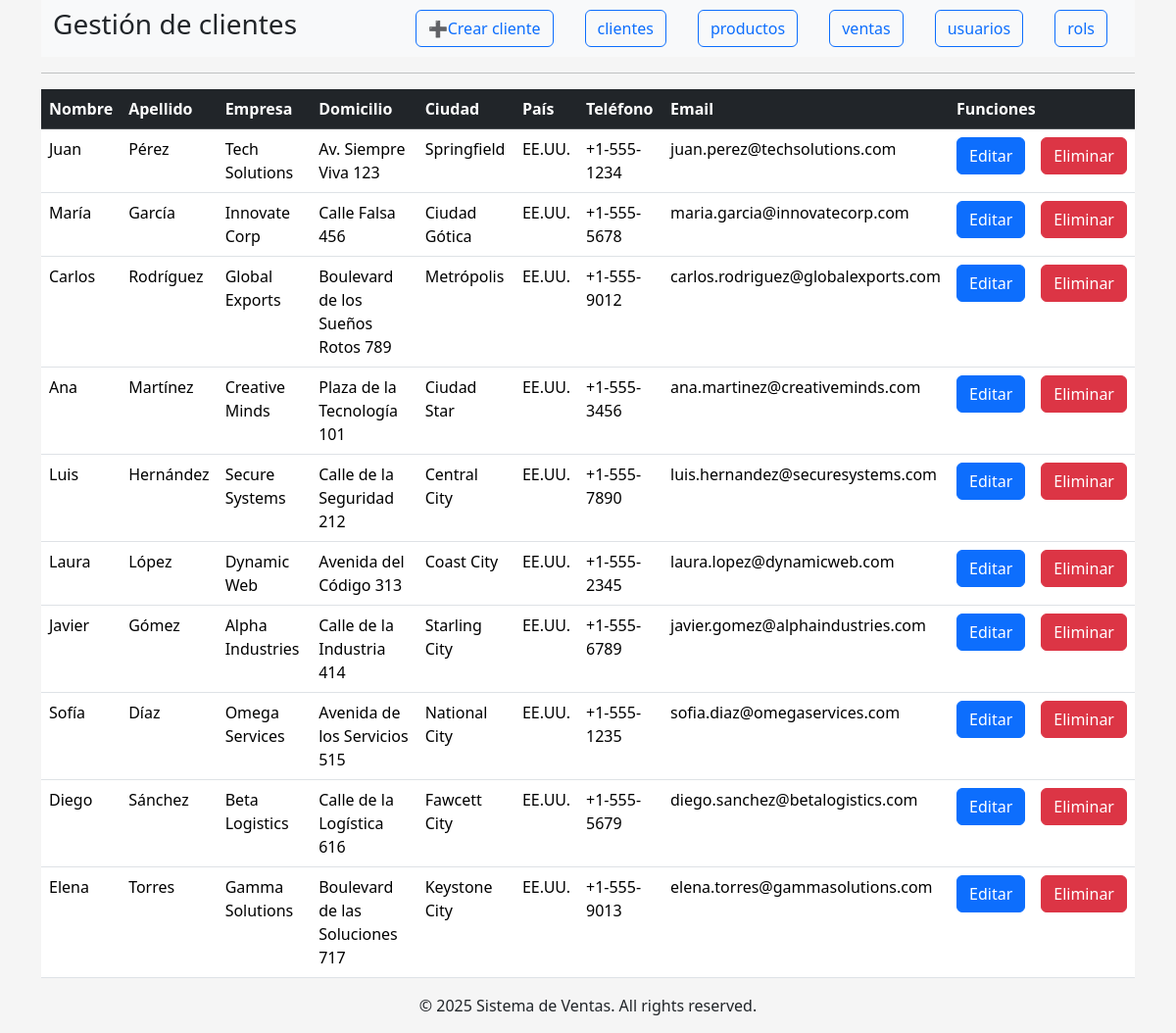
Before: / with the older database file.
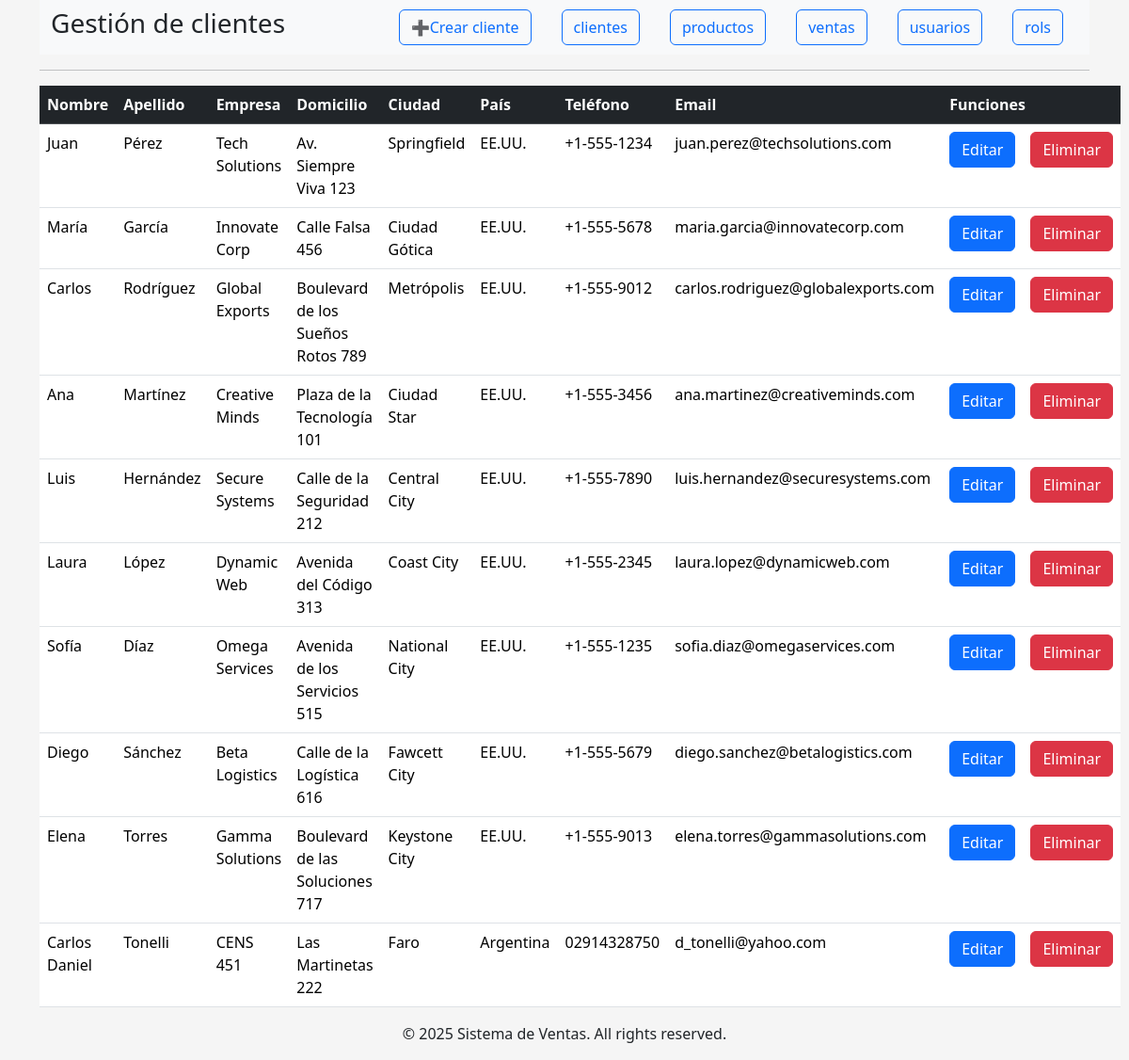
After: the same page with the newer database file.
### tables this page shows
CREATE TABLE `clientes` (
  `id` int(11) NOT NULL,
  `nombre` varchar(50) NOT NULL,
  `apellido` varchar(50) NOT NULL,
  `empresa` varchar(100) DEFAULT NULL,
  `domicilio` varchar(255) DEFAULT NULL,
  `ciudad` varchar(50) DEFAULT NULL,
  `pais` varchar(50) DEFAULT NULL,
  `telefono` varchar(20) DEFAULT NULL,
  `email` varchar(100) DEFAULT NULL
);

### index.php (called while the page is built, shortened)
<?php
require_once 'config/config.php';
$controller = new $controllerName();
$dataToView["data"] = array();
$dataToView["dataRel1"] = array();
if (method_exists($controller, $_GET["action"])) {
        $dataToView["data"] = $controller->{$_GET["action"]}();
        $campos = $controller->getCampos();
}
require_once 'view/template/header.php';
require_once 'view/' . $controller->view . '.php';
require_once 'view/template/footer.php';
?>

### config/config.php (called while the page is built, shortened)
<?php
$controllers=["cliente","producto","venta","usuario","rol"];
?>

### controller/cliente.php (called while the page is built, shortened)
<?php
require_once 'model/cliente.php';
class ClienteController{
	public $tablaObj;
	public function __construct() {
		$this->tablaObj = new Cliente();
	}
	public function list(){
		return $this->tablaObj->getTabla();
	}
	public function getCampos(){
		return $this->tablaObj->getCampos();
	}
}
?>

### model/cliente.php (called while the page is built, shortened)
<?php
require_once 'model/db.php';
class Cliente {
	private $tabla = 'clientes';
	private $conection;
	private $campos;
	public function __construct() {
		$this->campos= [
			"id"=>"ID",
			"nombre" => "Nombre",
			"apellido" => "Apellido",
			"empresa" => "Empresa",
			"domicilio" => "Domicilio",
			"ciudad" => "Ciudad",
			"pais" => "País",
			"telefono" => "Teléfono",
			"email" => "Email"
		];
	}
	public function getConection(){
		$dbObj = new Db();
		$this->conection = $dbObj->conection;
	}
	public function getTabla(){
		$sql = "SELECT * FROM ".$this->tabla;
		$stmt = $this->conection->prepare($sql);
		$stmt->execute();
		$resultado = $stmt->get_result();
		return $resultado->fetch_all(MYSQLI_ASSOC);
	}
	public function getCampos(){
		return $this->campos;
	}
}
?>

### model/db.php (called while the page is built, shortened)
<?php
require_once 'config/config.php';
class Db
{
    public function __construct()
    {
        $this->host = constant('DB_HOST');
        $this->db = constant('DB');
        $this->user = constant('DB_USER');
        $this->pass = constant('DB_PASS');
        try {
            $this->conection = new mysqli($this->host, $this->user, $this->pass, $this->db);
        }
        catch(Exception $e){
            die("Error al conectar con la Base de Datos. Inténtelo más tarde.");
        }
    }
}
?>

### view/listar.php (the view, shortened to what this page needs)
<table class="table">
	<thead class="table-dark">
		<tr>
			<?php
			foreach ($campos as $key => $encabezado) {
				if ($encabezado !== "" && $encabezado !== "ID" && $encabezado !== "Contraseña") {
					echo "<th>" . $encabezado . "</th>";
				}
			}
			?>
			<th colspan=" 2">Funciones</th>
		</tr>
	</thead>
	<tbody>
		<?php foreach ($dataToView["data"] as $tabla): ?>
			<tr>
				<?php
				foreach ($campos as $key => $encabezado) {
					if ($encabezado !== "" && $encabezado !== "ID" && $encabezado !== "Contraseña") {
						echo "<td>";
						if ($key == "id_cliente") {
							echo "(" . $tabla[$key] . ") " . $tabla["apellido"] . ", " . $tabla["nombre"];
						} else if ($key == "id_producto") {
							echo "(" . $tabla[$key] . ") " . $tabla["nombre"];
						} else if ($key == "id_rol") {
							echo "(" . $tabla[$key] . ") " . $tabla["rol"];
						} else {
							echo $tabla[$key];
						}
						echo "</td>";
					} elseif ($encabezado == "ID") {
						$id = $tabla[$key];
					}
				}
				?>
				<td>
					<a href="index.php?controller=<?= $_GET["controller"] ?>&action=edit&id=<?php echo $id; ?>" class="btn btn-primary">Editar</a>
				</td>
				<td>
					<a href="index.php?controller=<?= $_GET["controller"] ?>&action=confirmDelete&id=<?php echo $id; ?>" class="btn btn-danger">Eliminar</a>
				</td>
			</tr>
		<?php endforeach; ?>
	</tbody>
</table>

### view/template/header.php (shortened to what this page needs)
<!DOCTYPE html>
<html lang="es">
<head>
    <link href="https://cdn.jsdelivr.net/npm/bootstrap@5.3.2/dist/css/bootstrap.min.css" rel="stylesheet">
    <link href="view/template/estilos.css" rel="stylesheet">
</head>
<body>
    <div class="container">
        <nav class="navbar navbar-expand-lg navbar-light bg-light">
            <div class="container-fluid">
                <h3>Gestión de <?= $_GET["controller"] ?>s</h3>
                <div class="collapse navbar-collapse justify-content-end" id="navbarNav">
                    <ul class="navbar-nav">
                        <li class="nav-item mx-3">
                            <?php if ($_GET["action"] == "list") { ?>
                                <a href="index.php?controller=<?= $_GET["controller"] ?>&action=edit"
                                    class="btn btn-outline-primary">➕Crear <?= $_GET["controller"] ?></a>
                            <?php } else if ($_GET["controller"] !== "venta_detalle") {
                            ?> <a href="index.php?controller=<?= $_GET["controller"] ?>&action=list"
                                    class="btn btn-outline-primary">volver</a>
                                <?php
                            }
                            foreach ($controllers as $txtBoton) {
                                if ($_GET["controller"] != $txtBoton) {
                                ?>
                        </li>
                        <li class="nav-item mx-3">
                            <a href="index.php?controller=<?= $txtBoton ?>&action=list"
                                class="btn btn-outline-primary"><?= $txtBoton ?>s</a>
                        <?php
                                } else {
                        ?>
                        </li>
                        <li class="nav-item mx-3">
                            <a class="btn btn-outline-primary"><?= $txtBoton ?>s</a>
                    <?php
                                }
                            }
                    ?>
                        </li>
                    </ul>
                </div>
            </div>
        </nav>
        <hr />

### view/template/footer.php
</div>
<div class="d-flex justify-content-center">
    <p>&copy; 2025 Sistema de Ventas. All rights reserved.</p>
</div>
</body>
</html>

### view/template/estilos.css (style rules this page uses)
body { background-color: whitesmoke; }

Changed rows visible on the page:
removed clientes: nombre "Javier", apellido "Gómez", empresa "Alpha Industries", domicilio "Calle de la Industria 414", ciudad "Starling City", pais "EE.UU.", telefono "+1-555-6789", email "javier.gomez@alphaindustries.com"
added clientes: nombre "Carlos Daniel", apellido "Tonelli", empresa "CENS 451", domicilio "Las Martinetas 222", ciudad "Faro", pais "Argentina", telefono "02914328750", email "d_tonelli@yahoo.com"
